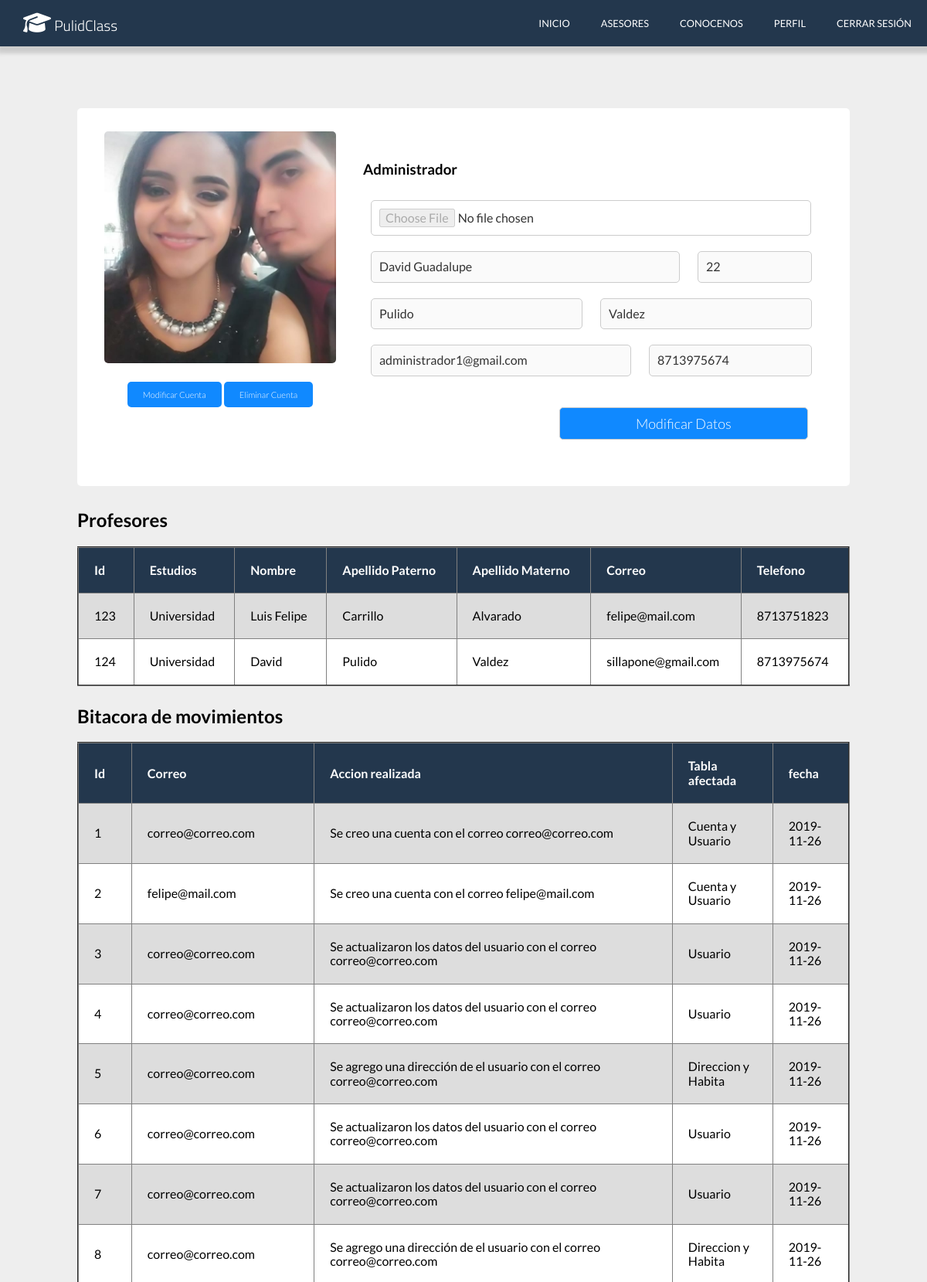
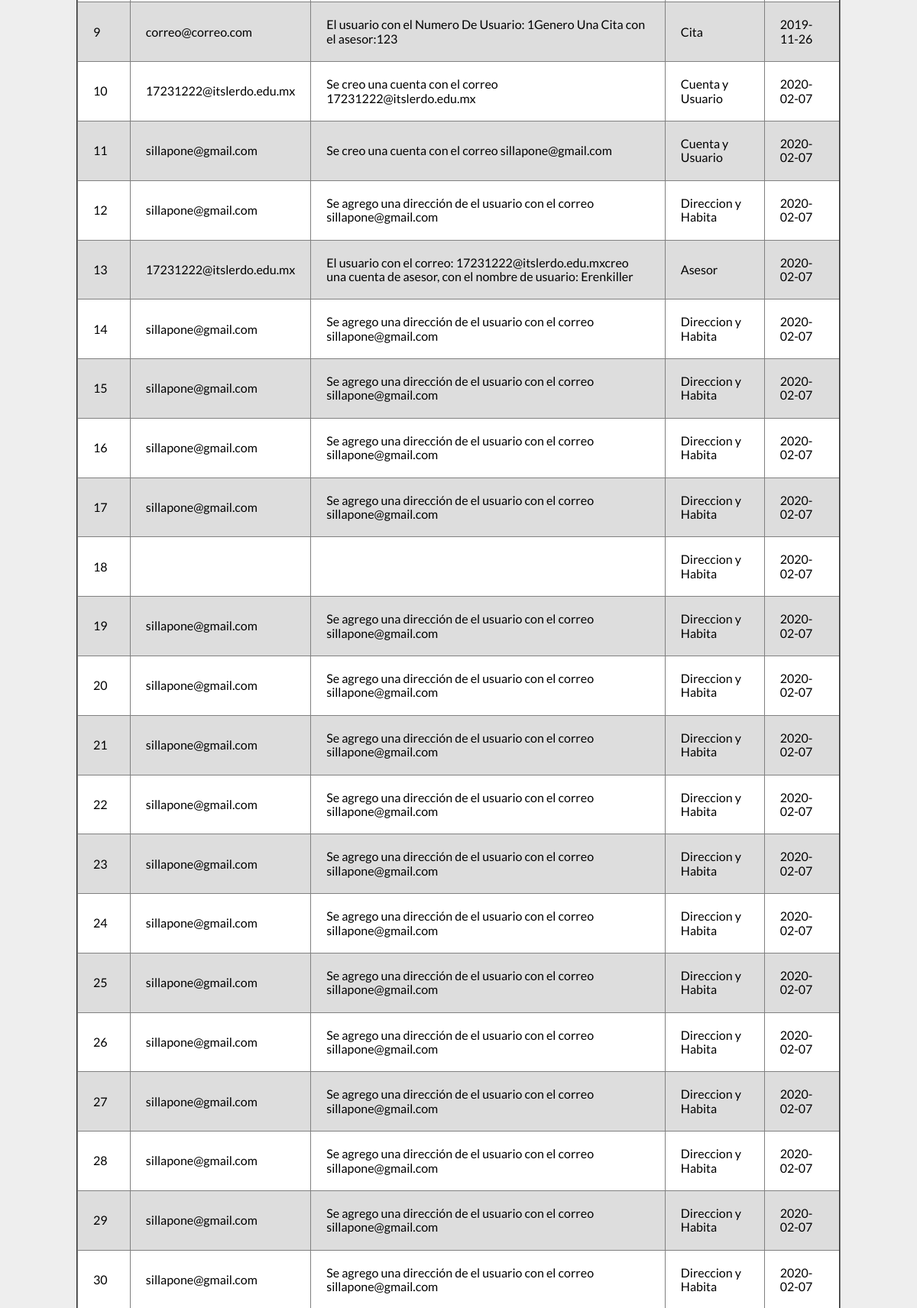
The page /admin.php (signed in, upper part) on the database its author committed (2 pictures, top to bottom).
### tables this page shows
CREATE TABLE `usuario` (
  `N_De_Usuario` int(11) NOT NULL,
  `Correo` varchar(70) DEFAULT NULL,
  `Nombres` varchar(50) DEFAULT NULL,
  `A_Paterno` varchar(20) DEFAULT NULL,
  `A_Materno` varchar(20) DEFAULT NULL,
  `Edad` int(11) DEFAULT NULL,
  `Telefono` varchar(16) DEFAULT NULL,
  `Foto` text DEFAULT NULL
);

CREATE TABLE `asesor` (
  `Id_Asesor` int(11) NOT NULL,
  `Nombre_Usuario` varchar(30) NOT NULL,
  `Edad` int(11) DEFAULT NULL,
  `Grado_Estudios` varchar(40) DEFAULT NULL,
  `Nombres` varchar(50) DEFAULT NULL,
  `A_Paterno` varchar(30) DEFAULT NULL,
  `A_Materno` varchar(30) DEFAULT NULL,
  `Ocupacion` varchar(50) DEFAULT NULL,
  `Materia1` varchar(70) DEFAULT NULL,
  `Materia2` varchar(70) DEFAULT NULL,
  `Materia3` varchar(70) DEFAULT NULL,
  `Descripcion` varchar(250) DEFAULT NULL,
  `Correo` varchar(70) DEFAULT NULL,
  `Telefono` varchar(16) DEFAULT NULL,
  `Foto` text DEFAULT NULL
);

CREATE TABLE `bitacora` (
  `Id_Bitacora` int(11) NOT NULL,
  `Correo` varchar(70) DEFAULT NULL,
  `Accion_Realizada` varchar(250) DEFAULT NULL,
  `TablaAfectada` varchar(250) DEFAULT NULL,
  `Fecha` date DEFAULT NULL
);

### views/admin.view.php (the view, shortened to what this page needs)
<!DOCTYPE html>
<html lang="en">
<head>
    <link rel="stylesheet" href="css/normalize.css">
    <link rel="stylesheet" href="css/perfil/estilos.css">
</head>
<body>
    <header>
        <div class="menu">
            <div class="logo">
                <a href="index.php"><h2 class="page-name"><i class="fas fa-graduation-cap"></i> PulidClass</h2></a>
            </div>
            <nav>
                <a href="index.php">Inicio</a>
                <a href="asesores.php">Asesores</a>
                <a href="conocenos.php">Conocenos</a>
                <?php if(isset($_SESSION['cliente'])): ?>
                    <a href="perfil.php">Perfil</a>
                    <a href="logout.php">Cerrar Sesión</a>
                <?php elseif(isset($_SESSION['admin'])): ?>
                    <a href="admin.php">Perfil</a>
                    <a href="logout.php">Cerrar Sesión</a>
                <?php elseif(isset($_SESSION['asesor'])): ?>
                    <a href="asesor.php">Perfil</a>
                    <a href="logout.php">Cerrar Sesión</a>
                <?php else: ?>
                    <a href="register.php">Registrate</a>
                    <a href="login.php">Iniciar Sesión</a>
                <?php endif; ?>
            </nav>
        </div>
    </header>
    <main>
        <div class="perfil">
            <div class="foto">
                <div id="foto_usuario"><img src="<?php echo $info_personal['Foto']?>" alt=""></div>
                <a href="modifica.php">Modificar Cuenta</a>
                <a href="elimina.php">Eliminar Cuenta</a>
            </div>
            <div class="info">
                <h3 class="titulo">Administrador</h1>
                <form enctype="multipart/form-data" action="<?php echo htmlspecialchars($_SERVER['PHP_SELF']); ?>" method="POST">
                    <input type="file" name="foto" id="foto" disabled value="<?php echo $info_personal['Foto']?>">
                    <input type="text" name="nombre" id="nombre" placeholder="Nombres" disabled value="<?php echo $info_personal['Nombres']?>">
                    <input type="text" name="edad" id="edad" placeholder="edad" disabled value="<?php echo $info_personal['Edad']?>">
                    <input type="text" name="paterno" id="paterno" placeholder="Apellido Paterno" disabled value="<?php echo $info_personal['A_Paterno']?>">
                    <input type="text" name="materno" id="materno" placeholder="Apellido Materno" disabled value="<?php echo $info_personal['A_Materno']?>">
                    <input type="text" name="correo" id="correo" placeholder="Correo Electronico" disabled value="<?php echo $info_personal['Correo']?>">
                    <input type="text" name="telefono" id="telefono" placeholder="Numero Telefonico" disabled value="<?php echo $info_personal['Telefono']?>">
                    <div class="perfil-footer">
                        <input type="button" class="button" id="modificar_usuario" value="Modificar Datos" onclick="Modificar_Datos_Usuario()">
                    </div>
                </form>
            </div>
        </div>
        <div class="profesores">
            <h2>Profesores</h2>
            <table border="2">
                <tr id="header">
                    <th>Id</th>
                    <th>Estudios</th>
                    <th>Nombre</th>
                    <th>Apellido Paterno</th>
                    <th>Apellido Materno</th>
                    <th>Correo</th>
                    <th>Telefono</th>
                </tr>
                <?php $resultado = $conexion->query('SELECT * FROM asesor'); ?>
                <?php foreach($resultado as $asesor): ?>
                    <tr>
                        <td><?php echo $asesor[0]?></td>
                        <td><?php echo $asesor[3]?></td>
                        <td><?php echo $asesor[4]?></td>
                        <td><?php echo $asesor[5]?></td>
                        <td><?php echo $asesor[6]?></td>
                        <td><?php echo $asesor[12]?></td>
                        <td><?php echo $asesor[13]?></td>
                    </tr>
                <?php endforeach; ?>
            </table>
        </div>
        <div class="bitacora">
            <h2>Bitacora de movimientos</h2>
            <table border="2">
                <tr id="header">
                    <th>Id</th>
                    <th>Correo</th>
                    <th>Accion realizada</th>
                    <th>Tabla afectada</th>
                    <th>fecha</th>
                </tr>
                <?php $movimientos = $conexion->query('SELECT * FROM bitacora'); ?>
                <?php foreach($movimientos as $dato): ?>
                    <tr>
                        <td><?php echo $dato[0]?></td>
                        <td><?php echo $dato[1]?></td>
                        <td><?php echo $dato[2]?></td>
                        <td><?php echo $dato[3]?></td>
                        <td><?php echo $dato[4]?></td>
                    </tr>
                <?php endforeach; ?>
            </table>
        </div>
    </main>
</body>

### css/perfil/estilos.css (style rules this page uses)
header .menu { background: #23374d; color: #fff; display: flex; box-shadow: 3px 3px 5px 6px #ccc; height: 60px; }
header .menu .logo { display: flex; flex-direction: row; flex-wrap: wrap; align-items: center; width: 20%; padding: 10px; }
header .menu .logo a { color: white; text-decoration: none; }
header .menu .logo a h2 { margin: 0 20px; font-family: "Titillium Web", sans-serif; font-size: 1.2em; font-weight: 300; }
header .menu .logo a h2 i { font-size: 1.5em; }
header .menu nav { text-transform: uppercase; width: 80%; display: flex; flex-direction: row; flex-wrap: wrap; align-items: center; justify-content: flex-end; text-align: right; }
header .menu nav a { font-size: 0.8em; margin: 0 20px; text-decoration: none; color: #fff; transition: all 0.3s ease; }
main { max-width: 1000px; margin: 0 auto; }
main .perfil { margin-top: 80px; margin-bottom: 30px; background: white; border-radius: 5px; display: flex; flex-direction: row; flex-wrap: wrap; }
main .perfil .foto { padding: 0 10px; width: 30%; margin-left: 25px; margin-right: 25px; text-align: center; }
main .perfil .foto #foto_usuario { width: 300px; height: 300px; margin-top: 30px; margin-bottom: 30px; }
main .perfil .foto img { width: 300px; height: 300px; border-radius: 5px; }
main .perfil .foto a { text-decoration: none; color: #fff; font-size: 11px; background: #1089ff; padding: 10px 20px; font-weight: 300; border-radius: 5px; }
main .perfil .info { display: flex; flex-direction: row; flex-wrap: wrap; width: 63%; padding: 50px 0; }
main .perfil .info input { padding: 10px; width: 55%; border-radius: 5px; border: 1px solid #ccc; color: #333; margin: 10px; }
main .perfil .info .perfil-footer input { float: right; text-decoration: none; color: #fff; font-size: 18px; background: #1089ff; padding: 10px 20px; font-weight: 300; border-radius: 5px; }
main .perfil .info .perfil-footer #modificar_usuario { display: block; }
main .perfil .info #foto { width: 87%; }
main .perfil .info #nombre { width: 60%; }
main .perfil .info #edad { width: 20%; }
main .perfil .info #paterno, main .perfil .info #materno { width: 40%; }
main .perfil .info #correo { width: 50%; }
main .perfil .info #telefono { width: 30%; }
main .perfil .perfil-footer { width: 93%; margin: 20px 0; }
table { background-color: white; text-align: left; border-collapse: collapse; width: 100%; margin-bottom: 25px;; }
th, td { padding: 20px; }
th, td, a { text-decoration: none; }
#header { background: #23374d; color: white; }
tr:nth-child(even) { background-color: #ddd; }
body { background: #eeeeee; font-size: 16px; font-family: "Lato", sans-serif; }

### rows shown on the page
usuario: Foto (picture), nombre "David Guadalupe", edad "22", paterno "Pulido", materno "Valdez", correo "administrador1@gmail.com", telefono "8713975674"
asesor: Id_Asesor "123", Grado_Estudios "Universidad", Nombres "Luis Felipe", A_Paterno "Carrillo", A_Materno "Alvarado", Correo "felipe@mail.com", Telefono "8713751823"
asesor: Id_Asesor "124", Grado_Estudios "Universidad", Nombres "David", A_Paterno "Pulido", A_Materno "Valdez", Correo "sillapone@gmail.com", Telefono "8713975674"
bitacora: Id_Bitacora "1", Correo "correo@correo.com", Accion_Realizada "Se creo una cuenta con el correo correo@correo.com", TablaAfectada "Cuenta y Usuario", Fecha "2019-11-26"
bitacora: Id_Bitacora "2", Correo "felipe@mail.com", Accion_Realizada "Se creo una cuenta con el correo felipe@mail.com", TablaAfectada "Cuenta y Usuario", Fecha "2019-11-26"
bitacora: Id_Bitacora "3", Correo "correo@correo.com", Accion_Realizada "Se actualizaron los datos del usuario con el correo correo@correo.com", TablaAfectada "Usuario", Fecha "2019-11-26"
bitacora: Id_Bitacora "4", Correo "correo@correo.com", Accion_Realizada "Se actualizaron los datos del usuario con el correo correo@correo.com", TablaAfectada "Usuario", Fecha "2019-11-26"
bitacora: Id_Bitacora "5", Correo "correo@correo.com", Accion_Realizada "Se agrego una dirección de el usuario con el correo correo@correo.com", TablaAfectada "Direccion y Habita", Fecha "2019-11-26"
bitacora: Id_Bitacora "6", Correo "correo@correo.com", Accion_Realizada "Se actualizaron los datos del usuario con el correo correo@correo.com", TablaAfectada "Usuario", Fecha "2019-11-26"
bitacora: Id_Bitacora "7", Correo "correo@correo.com", Accion_Realizada "Se actualizaron los datos del usuario con el correo correo@correo.com", TablaAfectada "Usuario", Fecha "2019-11-26"
bitacora: Id_Bitacora "8", Correo "correo@correo.com", Accion_Realizada "Se agrego una dirección de el usuario con el correo correo@correo.com", TablaAfectada "Direccion y Habita", Fecha "2019-11-26"
bitacora: Id_Bitacora "9", Correo "correo@correo.com", Accion_Realizada "El usuario con el Numero De Usuario: 1Genero Una Cita con el asesor:123", TablaAfectada "Cita", Fecha "2019-11-26"
bitacora: Id_Bitacora "10", Correo "17231222@itslerdo.edu.mx", Accion_Realizada "Se creo una cuenta con el correo 17231222@itslerdo.edu.mx", TablaAfectada "Cuenta y Usuario", Fecha "2020-02-07"
bitacora: Id_Bitacora "11", Correo "sillapone@gmail.com", Accion_Realizada "Se creo una cuenta con el correo sillapone@gmail.com", TablaAfectada "Cuenta y Usuario", Fecha "2020-02-07"
bitacora: Id_Bitacora "12", Correo "sillapone@gmail.com", Accion_Realizada "Se agrego una dirección de el usuario con el correo sillapone@gmail.com", TablaAfectada "Direccion y Habita", Fecha "2020-02-07"
bitacora: Id_Bitacora "13", Correo "17231222@itslerdo.edu.mx", Accion_Realizada "El usuario con el correo: 17231222@itslerdo.edu.mxcreo una cuenta de asesor, con el nombre de usuario: Erenkiller", TablaAfectada "Asesor", Fecha "2020-02-07"
bitacora: Id_Bitacora "14", Correo "sillapone@gmail.com", Accion_Realizada "Se agrego una dirección de el usuario con el correo sillapone@gmail.com", TablaAfectada "Direccion y Habita", Fecha "2020-02-07"
bitacora: Id_Bitacora "15", Correo "sillapone@gmail.com", Accion_Realizada "Se agrego una dirección de el usuario con el correo sillapone@gmail.com", TablaAfectada "Direccion y Habita", Fecha "2020-02-07"
bitacora: Id_Bitacora "16", Correo "sillapone@gmail.com", Accion_Realizada "Se agrego una dirección de el usuario con el correo sillapone@gmail.com", TablaAfectada "Direccion y Habita", Fecha "2020-02-07"
bitacora: Id_Bitacora "17", Correo "sillapone@gmail.com", Accion_Realizada "Se agrego una dirección de el usuario con el correo sillapone@gmail.com", TablaAfectada "Direccion y Habita", Fecha "2020-02-07"
bitacora: Id_Bitacora "18", TablaAfectada "Direccion y Habita", Fecha "2020-02-07"
bitacora: Id_Bitacora "19", Correo "sillapone@gmail.com", Accion_Realizada "Se agrego una dirección de el usuario con el correo sillapone@gmail.com", TablaAfectada "Direccion y Habita", Fecha "2020-02-07"
bitacora: Id_Bitacora "20", Correo "sillapone@gmail.com", Accion_Realizada "Se agrego una dirección de el usuario con el correo sillapone@gmail.com", TablaAfectada "Direccion y Habita", Fecha "2020-02-07"
bitacora: Id_Bitacora "21", Correo "sillapone@gmail.com", Accion_Realizada "Se agrego una dirección de el usuario con el correo sillapone@gmail.com", TablaAfectada "Direccion y Habita", Fecha "2020-02-07"
bitacora: Id_Bitacora "22", Correo "sillapone@gmail.com", Accion_Realizada "Se agrego una dirección de el usuario con el correo sillapone@gmail.com", TablaAfectada "Direccion y Habita", Fecha "2020-02-07"
bitacora: Id_Bitacora "23", Correo "sillapone@gmail.com", Accion_Realizada "Se agrego una dirección de el usuario con el correo sillapone@gmail.com", TablaAfectada "Direccion y Habita", Fecha "2020-02-07"
bitacora: Id_Bitacora "24", Correo "sillapone@gmail.com", Accion_Realizada "Se agrego una dirección de el usuario con el correo sillapone@gmail.com", TablaAfectada "Direccion y Habita", Fecha "2020-02-07"
bitacora: Id_Bitacora "25", Correo "sillapone@gmail.com", Accion_Realizada "Se agrego una dirección de el usuario con el correo sillapone@gmail.com", TablaAfectada "Direccion y Habita", Fecha "2020-02-07"
bitacora: Id_Bitacora "26", Correo "sillapone@gmail.com", Accion_Realizada "Se agrego una dirección de el usuario con el correo sillapone@gmail.com", TablaAfectada "Direccion y Habita", Fecha "2020-02-07"
bitacora: Id_Bitacora "27", Correo "sillapone@gmail.com", Accion_Realizada "Se agrego una dirección de el usuario con el correo sillapone@gmail.com", TablaAfectada "Direccion y Habita", Fecha "2020-02-07"
bitacora: Id_Bitacora "28", Correo "sillapone@gmail.com", Accion_Realizada "Se agrego una dirección de el usuario con el correo sillapone@gmail.com", TablaAfectada "Direccion y Habita", Fecha "2020-02-07"
bitacora: Id_Bitacora "29", Correo "sillapone@gmail.com", Accion_Realizada "Se agrego una dirección de el usuario con el correo sillapone@gmail.com", TablaAfectada "Direccion y Habita", Fecha "2020-02-07"
bitacora: Id_Bitacora "30", Correo "sillapone@gmail.com", Accion_Realizada "Se agrego una dirección de el usuario con el correo sillapone@gmail.com", TablaAfectada "Direccion y Habita", Fecha "2020-02-07"
